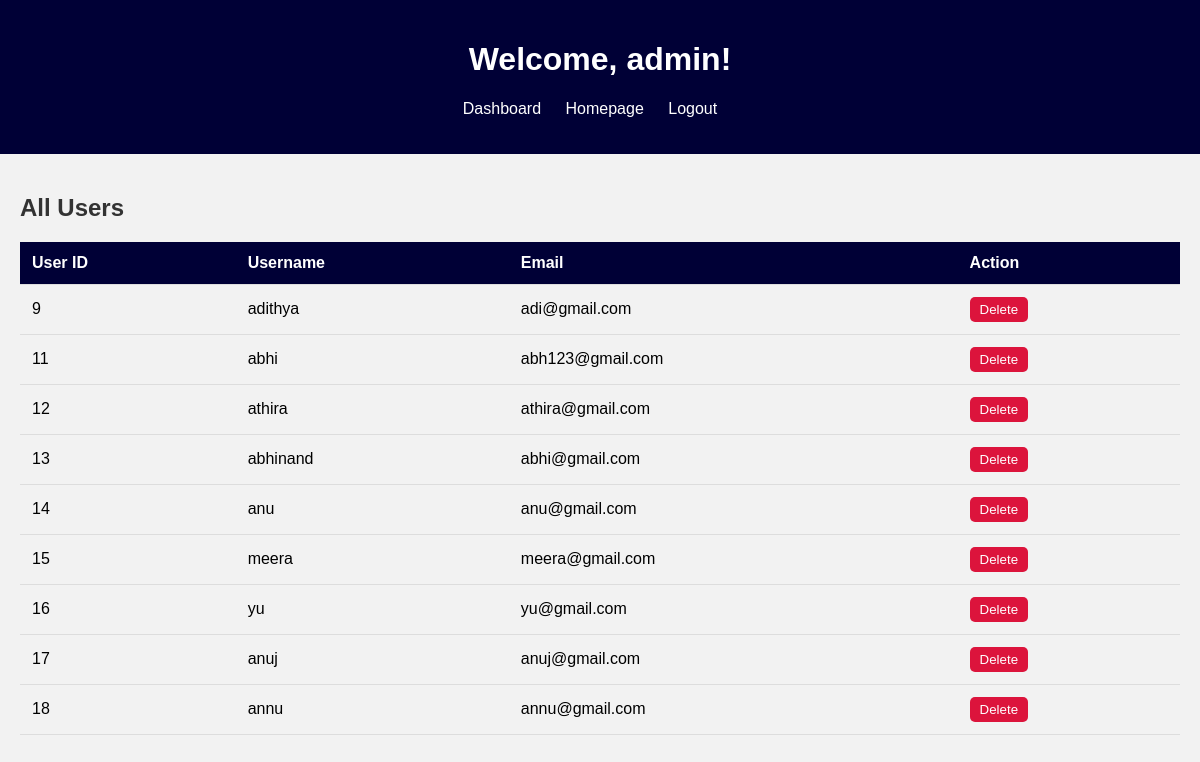
/Expense_Management/admin/dashboard.php (signed in), run on the app's committed database.
### tables this page shows
CREATE TABLE `user_registraion` (
  `id` int(255) NOT NULL,
  `username` varchar(255) NOT NULL,
  `email` varchar(255) NOT NULL,
  `phone` varchar(255) NOT NULL,
  `password` varchar(255) NOT NULL
);

### Expense_Management/admin/dashboard.php (the view, shortened to what this page needs)
<?php
$servername = 'localhost';
$username = 'root';
$password = '';
$database = "expense_management";
$connection = mysqli_connect($servername, $username, $password, $database);
$sql = "SELECT id, username, email FROM user_registraion";
$result = mysqli_query($connection, $sql);
$users = mysqli_fetch_all($result, MYSQLI_ASSOC);
?>
<!DOCTYPE html>
<html lang="en">
<head>
</head>
<body>
    <header>
        <h1>Welcome,
            <?php echo $_SESSION['username']; ?>!
        </h1>
        <nav>
            <ul>
                <li><a href="dashboard.php">Dashboard</a></li>
                <li><a href="index.php">Homepage</a></li>
                <li><a href="logout.php">Logout</a></li>
            </ul>
        </nav>
    </header>
    <main>
        <h2>All Users</h2>
        <table>
            <thead>
                <tr>
                    <th>User ID</th>
                    <th>Username</th>
                    <th>Email</th>
                    <th>Action</th>
                </tr>
            </thead>
            <tbody>
                <?php foreach ($users as $user): ?>
                    <tr>
                        <td>
                            <?php echo $user['id']; ?>
                        </td>
                        <td>
                            <?php echo $user['username']; ?>
                        </td>
                        <td>
                            <?php echo $user['email']; ?>
                        </td>
                        <td>
                            <form id="deleteForm_<?php echo $user['id']; ?>" method="POST"
                                action="<?php echo htmlspecialchars($_SERVER["PHP_SELF"]); ?>">
                                <button type="button" onclick="confirmDelete(<?php echo $user['id']; ?>)">Delete</button>
                            </form>
                        </td>
                    </tr>
                <?php endforeach; ?>
            </tbody>
        </table>
    </main>
</body>
</html>

### Expense_Management/admin/dashboard.php (style rules this page uses)
body { font-family: Arial, sans-serif; background-color: #f2f2f2; margin: 0; padding: 0; }
header { background-color:#000036; color: #fff; padding: 20px; text-align: center; }
nav ul { list-style-type: none; padding: 0; }
nav ul li { display: inline; margin-right: 20px; }
nav ul li a { color: #fff; text-decoration: none; }
main { padding: 20px; }
h2 { color: #333; }
table { width: 100%; border-collapse: collapse; margin-top: 20px; }
th, td { padding: 12px; text-align: left; border-bottom: 1px solid #ddd; }
th { background-color: #000036; color: #fff; }
tr:nth-child(even) { background-color: #f2f2f2; }
button { background-color: #dc143c ; color: #ffffff; border: none; padding: 5px 10px; border-radius: 5px; cursor: pointer; transition: background-color 0.3s; }

### data on the page
user_registraion: id "9", username "adithya", email "adi@gmail.com"
user_registraion: id "11", username "abhi", email "abh123@gmail.com"
user_registraion: id "12", username "athira", email "athira@gmail.com"
user_registraion: id "13", username "abhinand", email "abhi@gmail.com"
user_registraion: id "14", username "anu", email "anu@gmail.com"
user_registraion: id "15", username "meera", email "meera@gmail.com"
user_registraion: id "16", username "yu", email "yu@gmail.com"
user_registraion: id "17", username "anuj", email "anuj@gmail.com"
user_registraion: id "18", username "annu", email "annu@gmail.com"

### other printed values
$_SESSION['username'] "admin"
